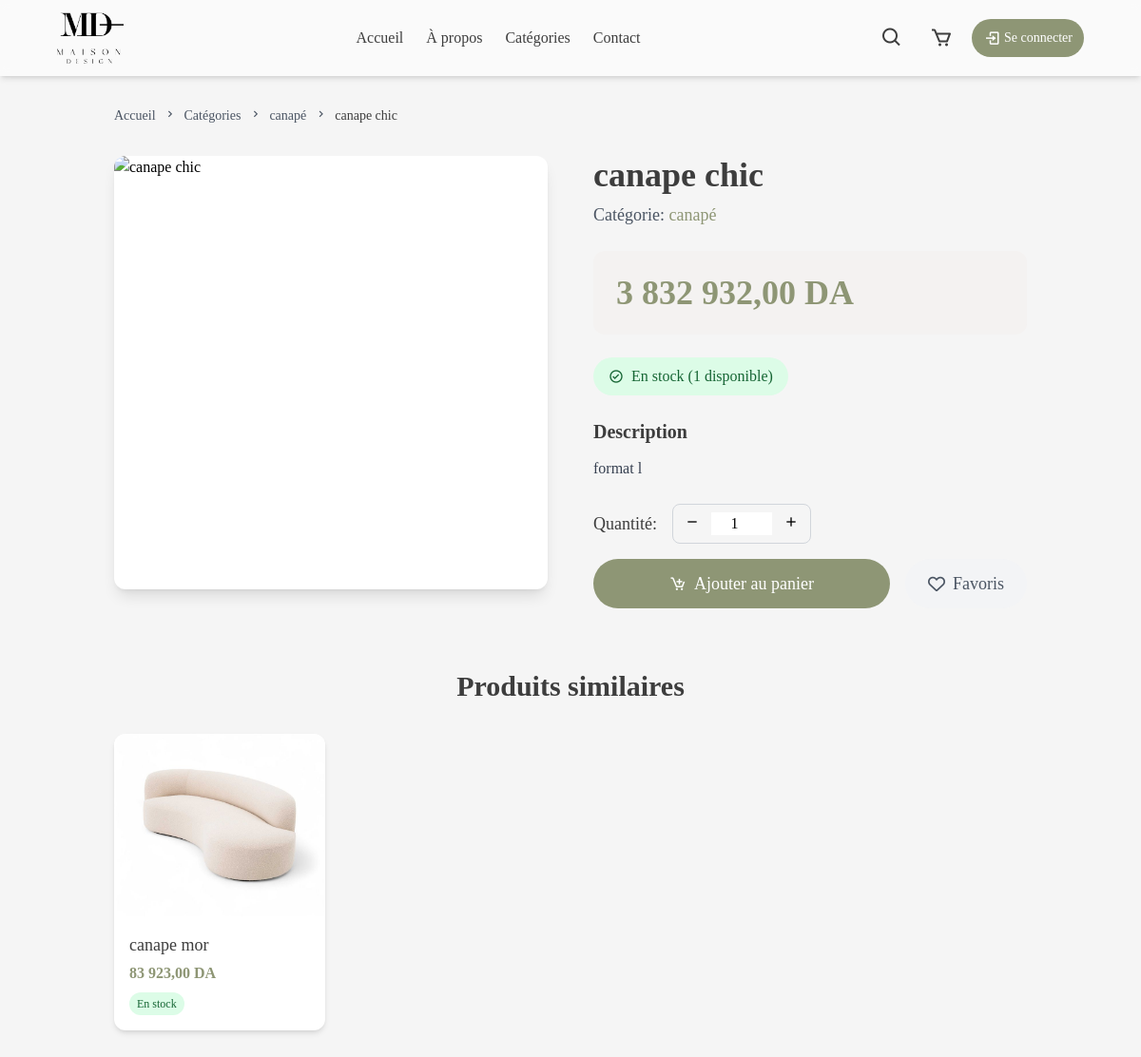
Page /produit.php?id=2 on the committed database.
### tables this page shows
CREATE TABLE IF NOT EXISTS `produit` (
  `IdProduit` int NOT NULL AUTO_INCREMENT,
  `NomProduit` varchar(255) NOT NULL,
  `Description` text NOT NULL,
  `Prix` decimal(10,3) NOT NULL,
  `Stock` int NOT NULL,
  `DateAjout` timestamp NULL DEFAULT CURRENT_TIMESTAMP,
  `IdCat` int DEFAULT NULL,
  PRIMARY KEY (`IdProduit`),
  KEY `cat` (`IdCat`)
);

CREATE TABLE IF NOT EXISTS `categorie` (
  `IdCategorie` int NOT NULL,
  `NomCategorie` varchar(255) NOT NULL,
  PRIMARY KEY (`IdCategorie`)
);

### produit.php (the view, shortened to what this page needs)
<?php
require_once 'php/db.php';
$productId = isset($_GET['id']) ? intval($_GET['id']) : 0;
try {
    $stmtProduct = $pdo->prepare("
        SELECT p.*, c.NomCategorie as categorie
        FROM produit p
        LEFT JOIN categorie c ON p.IdCat = c.IdCategorie
        WHERE p.IdProduit = ?
    ");
    $stmtProduct->execute([$productId]);
    $product = $stmtProduct->fetch(PDO::FETCH_ASSOC);
    $stmtImages = $pdo->prepare("
        SELECT URL
        FROM imageprod
        WHERE IdProduit = ?
        ORDER BY IdImage
    ");
    $stmtImages->execute([$productId]);
    $images = $stmtImages->fetchAll(PDO::FETCH_COLUMN);
    $processedImages = [];
    foreach ($images as $image) {
        if (!empty($image)) {
            if (strpos($image, 'images/') !== 0) {
                $processedImages[] = 'images/' . basename($image);
            } else {
                $processedImages[] = $image;
            }
        }
    }
    $stmtSimilar = $pdo->prepare("
        SELECT p.*, c.NomCategorie as categorie, i.URL as image
        FROM produit p
        LEFT JOIN categorie c ON p.IdCat = c.IdCategorie
        LEFT JOIN (
            SELECT IdProduit, MIN(URL) as URL
            FROM imageprod
            GROUP BY IdProduit
        ) i ON p.IdProduit = i.IdProduit
        WHERE p.IdCat = ? AND p.IdProduit != ?
        ORDER BY RAND()
        LIMIT 4
    ");
    $stmtSimilar->execute([$product['IdCat'], $productId]);
    $similarProducts = $stmtSimilar->fetchAll(PDO::FETCH_ASSOC);
    $isFavorite = false;
} catch (PDOException $e) {
    $error = "Une erreur est survenue lors du chargement du produit: " . $e->getMessage();
    error_log("Erreur produit.php: " . $e->getMessage());
}
?>
<!DOCTYPE html>
<html lang="fr">
<head>
    <link href="https://unpkg.com/boxicons@2.1.2/css/boxicons.min.css" rel="stylesheet">
    <link rel="stylesheet" href="https://cdnjs.cloudflare.com/ajax/libs/font-awesome/6.0.0/css/all.min.css">
    <script src="https://cdn.tailwindcss.com"></script>
        <script src="tailwind.config.js"></script>
    <link rel="stylesheet" href="css/style.css">
</head>
<body class="font-cormorant bg-background m-0 p-0 box-border">
    <?php include 'header.php'; ?>
    <main class="min-h-screen pt-28 pb-16 px-4 md:px-[10%] bg-background">
        <div class="max-w-[1400px] mx-auto">
            <?php if (isset($error)): ?>
            <div class="bg-red-100 border border-red-400 text-red-700 px-4 py-3 rounded mb-6">
                <?php echo htmlspecialchars($error); ?>
            </div>
            <?php else: ?>
            <nav class="mb-8">
                <ol class="flex items-center space-x-2 text-sm text-gray-600">
                    <li><a href="index.php" class="hover:text-accent">Accueil</a></li>
                    <li><i class='bx bx-chevron-right'></i></li>
                    <li><a href="categories.php" class="hover:text-accent">Catégories</a></li>
                    <li><i class='bx bx-chevron-right'></i></li>
                    <li><a href="categories.php?category=<?php echo urlencode(strtolower($product['categorie'])); ?>" class="hover:text-accent"><?php echo htmlspecialchars($product['categorie']); ?></a></li>
                    <li><i class='bx bx-chevron-right'></i></li>
                    <li class="text-textColor font-medium"><?php echo htmlspecialchars($product['NomProduit']); ?></li>
                </ol>
            </nav>
            <div class="grid grid-cols-1 lg:grid-cols-2 gap-12 mb-16">
                <div class="space-y-4">
                    <div class="aspect-square overflow-hidden rounded-xl bg-white shadow-lg">
                        <img id="main-product-image"
                             src="<?php echo htmlspecialchars($processedImages[0]); ?>"
                             alt="<?php echo htmlspecialchars($product['NomProduit']); ?>"
                             class="w-full h-full object-cover"
                             onerror="this.src='images/placeholder.jpeg'">
                    </div>
                </div>
                <div class="space-y-6">
                    <div>
                        <h1 class="text-3xl md:text-4xl font-bold text-textColor mb-2"><?php echo htmlspecialchars($product['NomProduit']); ?></h1>
                        <p class="text-gray-600 text-lg">Catégorie: <span class="text-accent font-medium"><?php echo htmlspecialchars($product['categorie']); ?></span></p>
                    </div>
                    <div class="bg-primary/20 rounded-xl p-6">
                        <p class="text-3xl md:text-4xl font-bold text-accent"><?php echo number_format($product['Prix'], 2, ',', ' '); ?> DA</p>
                    </div>
                    <div class="flex items-center gap-4">
                        <?php if ($product['Stock'] > 0): ?>
                        <span class="inline-flex items-center gap-2 bg-green-100 text-green-800 px-4 py-2 rounded-full">
                            <i class='bx bx-check-circle'></i>
                            En stock (<?php echo $product['Stock']; ?> disponible<?php echo $product['Stock'] > 1 ? 's' : ''; ?>)
                        </span>
                        <?php endif; ?>
                    </div>
                    <div>
                        <h3 class="text-xl font-semibold text-textColor mb-3">Description</h3>
                        <p class="text-gray-700 leading-relaxed"><?php echo nl2br(htmlspecialchars($product['Description'])); ?></p>
                    </div>
                    <div class="space-y-4">
                        <?php if ($product['Stock'] > 0): ?>
                        <div class="flex items-center gap-4">
                            <label for="quantity" class="text-lg font-medium text-textColor">Quantité:</label>
                            <div class="flex items-center border border-gray-300 rounded-lg">
                                <button type="button" id="decrease-quantity" class="px-3 py-2 hover:bg-gray-100 transition-colors">
                                    <i class='bx bx-minus'></i>
                                </button>
                                <input type="number" id="quantity" value="1" min="1" max="<?php echo $product['Stock']; ?>"
                                       class="w-16 text-center border-0 focus:outline-none">
                                <button type="button" id="increase-quantity" class="px-3 py-2 hover:bg-gray-100 transition-colors">
                                    <i class='bx bx-plus'></i>
                                </button>
                            </div>
                        </div>
                        <?php endif; ?>
                        <div class="flex flex-col sm:flex-row gap-4">
                            <?php if ($product['Stock'] > 0): ?>
                            <button id="add-to-cart-btn"
                                    class="flex-1 px-6 py-3 bg-accent text-white rounded-full hover:bg-accent/80 transition-colors text-lg font-medium flex items-center justify-center gap-2">
                                <i class='bx bx-cart-add'></i> Ajouter au panier
                            </button>
                            <?php endif; ?>
                            <button id="favorite-btn"
                                    class="px-6 py-3 <?php echo $isFavorite ? 'bg-red-100 text-red-600' : 'bg-gray-100 text-gray-600'; ?> rounded-full hover:bg-red-100 hover:text-red-600 transition-colors text-lg font-medium flex items-center justify-center gap-2"
                                    title="<?php echo $isFavorite ? 'Retirer des favoris' : 'Ajouter aux favoris'; ?>"
                                    data-product-id="<?php echo $product['IdProduit']; ?>">
                                <i class="<?php echo $isFavorite ? 'fas fa-heart text-red-600' : 'far fa-heart'; ?>"></i> Favoris
                            </button>
                        </div>
                    </div>
                </div>
            </div>
            <?php if (!empty($similarProducts)): ?>
            <section class="mb-16">
                <h2 class="text-2xl md:text-3xl font-bold text-textColor mb-8 text-center">Produits similaires</h2>
                <div class="grid grid-cols-1 sm:grid-cols-2 md:grid-cols-3 lg:grid-cols-4 gap-6">
                    <?php foreach ($similarProducts as $similarProduct): ?>
                    <div class="bg-white rounded-xl overflow-hidden shadow-md transition-transform hover:-translate-y-1">
                        <a href="produit.php?id=<?php echo $similarProduct['IdProduit']; ?>" class="block">
                            <div class="h-48 overflow-hidden">
                                <img src="<?php echo htmlspecialchars($similarProduct['image']); ?>"
                                     alt="<?php echo htmlspecialchars($similarProduct['NomProduit']); ?>"
                                     class="w-full h-full object-cover transition-transform hover:scale-105"
                                     onerror="this.src='images/placeholder.jpeg'">
                            </div>
                            <div class="p-4">
                                <h3 class="text-lg font-medium text-textColor mb-1"><?php echo htmlspecialchars($similarProduct['NomProduit']); ?></h3>
                                <p class="text-accent font-bold"><?php echo number_format($similarProduct['Prix'], 2, ',', ' '); ?> DA</p>
                                <?php if ($similarProduct['Stock'] > 0): ?>
                                <span class="inline-block mt-2 bg-green-100 text-green-800 text-xs px-2 py-1 rounded-full">En stock</span>
                                <?php else: ?>
                                <span class="inline-block mt-2 bg-red-100 text-red-800 text-xs px-2 py-1 rounded-full">Rupture de stock</span>
                                <?php endif; ?>
                            </div>
                        </a>
                    </div>
                    <?php endforeach; ?>
                </div>
            </section>
            <?php endif; ?>
            <?php endif; ?>
        </div>
    </main>
</body>
</html>

### css/style.css (style rules this page uses)
html { scroll-behavior: smooth; }

### rows in the picture
produit: categorie.NomCategorie "canapé", NomProduit "canape chic", Prix "3 832 932,00", Stock "1", Description "format l"
produit: NomProduit "canape mor", Prix "83 923,00", Stock "En stock"
